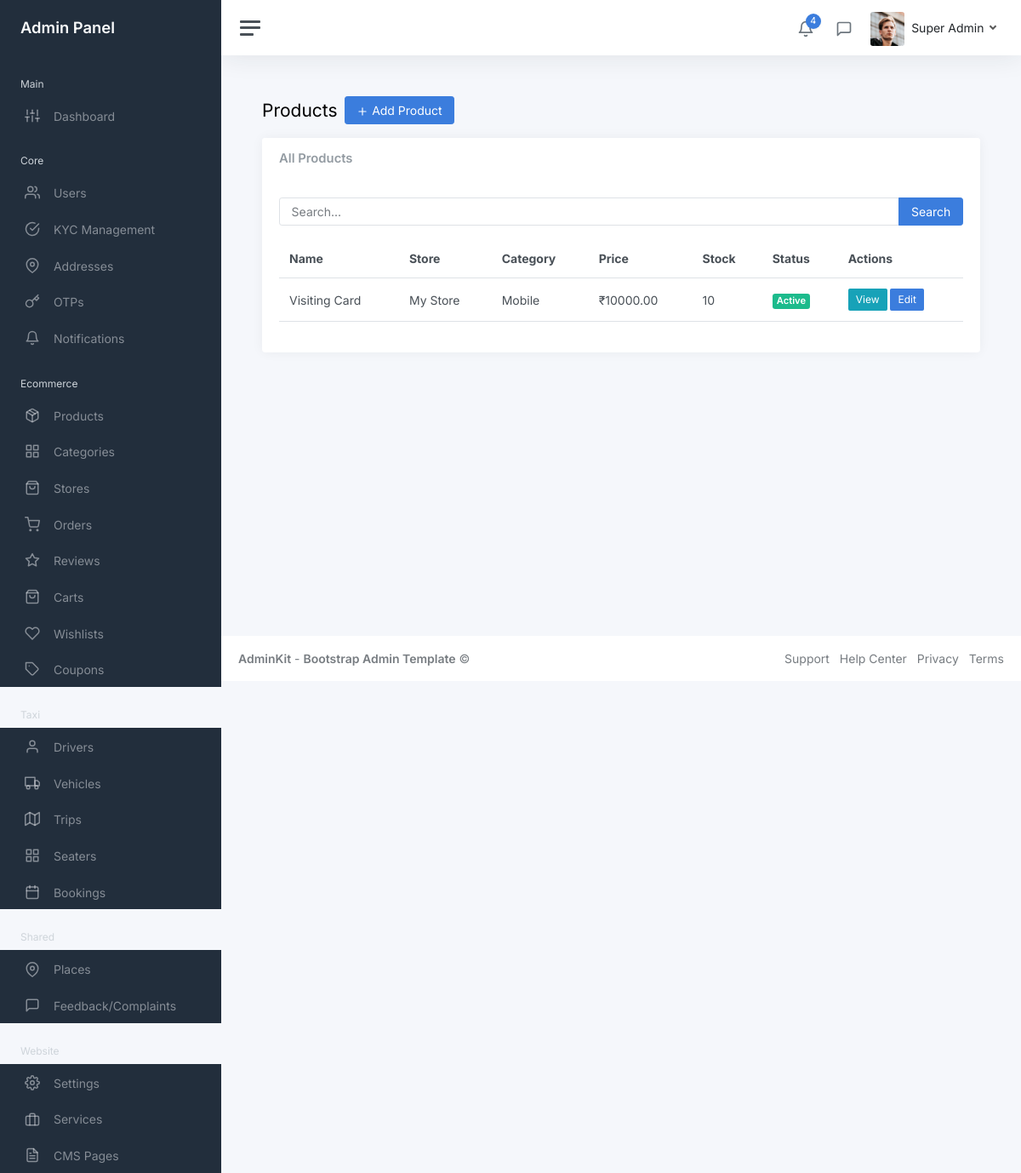
Screenshot of /myadmin/ecommerce/products/ (signed in) with the database file from the repository.
### core/models.py (models this page shows, shortened)
class User(AbstractUser):
    COUNTRY_CODE_CHOICES = [
        ('+977', '+977'),
        ('+91', '+91'),
    ]
    COUNTRY_CHOICES = [
        ('Nepal', 'Nepal'),
        ('India', 'India'),
    ]
    phone = models.CharField(max_length=15, unique=True)
    name = models.CharField(max_length=100)
    email = models.EmailField(blank=True, null=True)
    country_code = models.CharField(max_length=5, choices=COUNTRY_CODE_CHOICES, default='+977')
    country = models.CharField(max_length=10, choices=COUNTRY_CHOICES, default='Nepal')
    fcm_token = models.CharField(max_length=255, blank=True, null=True)
    profile_picture = models.ImageField(upload_to='profile_pictures/', blank=True, null=True)
    national_id = models.CharField(max_length=50, blank=True, null=True, help_text='National ID number')
    national_id_document = models.ImageField(upload_to='kyc_documents/', blank=True, null=True, help_text='National ID document image')
    pan_no = models.CharField(max_length=20, blank=True, null=True, help_text='PAN (Permanent Account Number)')
    pan_document = models.ImageField(upload_to='kyc_documents/', blank=True, null=True, help_text='PAN document image')
    is_kyc_verified = models.BooleanField(default=False, help_text='Whether KYC has been verified by admin')
    kyc_submitted_at = models.DateTimeField(blank=True, null=True, help_text='When user submitted KYC information')
    kyc_verified_at = models.DateTimeField(blank=True, null=True, help_text='When KYC was verified by admin')
    kyc_rejected_at = models.DateTimeField(blank=True, null=True, help_text='When KYC was rejected by admin')
    kyc_rejection_reason = models.TextField(blank=True, null=True, help_text='Reason for KYC rejection')
    created_at = models.DateTimeField(auto_now_add=True)
    updated_at = models.DateTimeField(auto_now=True)
    first_name = None
    last_name = None
    objects = UserManager()
    USERNAME_FIELD = 'phone'
    REQUIRED_FIELDS = ['name']
    class Meta:
        ordering = ['-created_at']

### ecommerce/models.py (models this page shows, shortened)
class Product(models.Model):
    name = models.CharField(max_length=200)
    description = models.TextField()
    store = models.ForeignKey(Store, on_delete=models.CASCADE, related_name='products')
    category = models.ForeignKey(Category, on_delete=models.CASCADE, related_name='products')
    price = models.DecimalField(max_digits=10, decimal_places=2, validators=[MinValueValidator(0)])
    compare_price = models.DecimalField(max_digits=10, decimal_places=2, blank=True, null=True, validators=[MinValueValidator(0)])
    sku = models.CharField(max_length=100, unique=True)
    stock_quantity = models.PositiveIntegerField(default=0)
    is_active = models.BooleanField(default=True)
    is_featured = models.BooleanField(default=False)
    weight = models.DecimalField(max_digits=8, decimal_places=2, blank=True, null=True, validators=[MinValueValidator(0)])
    dimensions = models.CharField(max_length=50, blank=True)  # e.g., "10x5x3 inches"
    created_at = models.DateTimeField(auto_now_add=True)
    updated_at = models.DateTimeField(auto_now=True)
    class Meta:
        ordering = ['-created_at']

class Store(models.Model):
    name = models.CharField(max_length=100)
    description = models.TextField(blank=True)
    owner = models.ForeignKey(User, on_delete=models.CASCADE, related_name='stores')
    logo = models.ImageField(upload_to='store_logos/', blank=True, null=True)
    banner = models.ImageField(upload_to='store_banners/', blank=True, null=True)
    address = models.TextField()
    phone = models.CharField(max_length=20)
    email = models.EmailField()
    is_active = models.BooleanField(default=True)
    created_at = models.DateTimeField(auto_now_add=True)
    updated_at = models.DateTimeField(auto_now=True)
    class Meta:
        ordering = ['-created_at']

class Category(models.Model):
    name = models.CharField(max_length=100, unique=True)
    description = models.TextField(blank=True)
    image = models.ImageField(upload_to='categories/', blank=True, null=True)
    parent = models.ForeignKey('self', on_delete=models.CASCADE, null=True, blank=True, related_name='subcategories')
    is_active = models.BooleanField(default=True)
    created_at = models.DateTimeField(auto_now_add=True)
    class Meta:
        verbose_name_plural = "Categories"
        ordering = ['name']

### myadmin/views/ecommerce/product_views.py (the view)
# urls.py: path('products/', product_views.ProductListView.as_view(), name='product_list'),
class ProductListView(StaffRequiredMixin, ListView):
    model = Product
    template_name = 'admin/ecommerce/product_list.html'
    context_object_name = 'products'
    paginate_by = 20
    def get_queryset(self):
        queryset = Product.objects.select_related('store', 'category').order_by('-created_at')
        search = self.request.GET.get('search')
        if search:
            queryset = queryset.filter(
                Q(name__icontains=search) |
                Q(sku__icontains=search) |
                Q(store__name__icontains=search)
            )
        return queryset
    def get_context_data(self, **kwargs):
        context = super().get_context_data(**kwargs)
        context['search'] = self.request.GET.get('search', '')
        return context
    def get(self, request, *args, **kwargs):
        if request.GET.get('export') == 'csv':
            queryset = self.get_queryset()
            return export_products_csv(queryset)
        return super().get(request, *args, **kwargs)

### myadmin/mixins.py (called while the page is built)
    def test_func(self):
        return self.request.user.is_staff

### myadmin/templates/admin/ecommerce/product_list.html (shortened to what this page needs)
{% extends 'admin/layouts/base.html' %}
{% block content %}
<div class="container-fluid p-0">
    <div class="mb-3"><h1 class="h3 d-inline align-middle">Products</h1><a class="btn btn-primary ms-2" href="{% url 'myadmin:ecommerce:product_create' %}"><i class="align-middle" data-feather="plus"></i> Add Product</a></div>
    <div class="row"><div class="col-12"><div class="card"><div class="card-header"><h5 class="card-title mb-0">All Products</h5></div><div class="card-body">
        <form method="get" class="mb-3"><div class="input-group"><input type="text" class="form-control" name="search" placeholder="Search..." value="{{ search }}"><button class="btn btn-primary" type="submit">Search</button></div></form>
        <table class="table table-hover"><thead><tr><th>Name</th><th>Store</th><th>Category</th><th>Price</th><th>Stock</th><th>Status</th><th>Actions</th></tr></thead><tbody>
            {% for product in products %}<tr><td>{{ product.name }}</td><td>{{ product.store.name }}</td><td>{{ product.category.name }}</td><td>₹{{ product.price }}</td><td>{{ product.stock_quantity }}</td><td>{% if product.is_active %}<span class="badge bg-success">Active</span>{% else %}<span class="badge bg-danger">Inactive</span>{% endif %}</td><td><a href="{% url 'myadmin:ecommerce:product_detail' product.pk %}" class="btn btn-sm btn-info">View</a> <a href="{% url 'myadmin:ecommerce:product_update' product.pk %}" class="btn btn-sm btn-primary">Edit</a></td></tr>{% empty %}<tr><td colspan="7" class="text-center">No products found</td></tr>{% endfor %}
        </tbody></table>
    </div></div></div></div>
</div>
{% endblock %}

### templates/admin/layouts/header.html (shortened to what this page needs)
{% load static %}
<nav class="navbar navbar-expand navbar-light navbar-bg">
    <a class="sidebar-toggle js-sidebar-toggle"><i class="hamburger align-self-center"></i></a>
    <div class="navbar-collapse collapse">
      <ul class="navbar-nav navbar-align">
        <li class="nav-item dropdown">
          <a class="nav-icon dropdown-toggle" href="#" id="alertsDropdown" data-bs-toggle="dropdown">
            <div class="position-relative">
              <i class="align-middle" data-feather="bell"></i>
              <span class="indicator">4</span>
            </div>
          </a>
        </li>
        <li class="nav-item dropdown">
          <a class="nav-icon dropdown-toggle" href="#" id="messagesDropdown" data-bs-toggle="dropdown">
            <div class="position-relative">
              <i class="align-middle" data-feather="message-square"></i>
            </div>
          </a>
        </li>
        <li class="nav-item dropdown">
          <a class="nav-link dropdown-toggle d-none d-sm-inline-block" href="#" data-bs-toggle="dropdown">
            {% if user.profile_picture %}
              <img src="{{ user.profile_picture.url }}" class="avatar img-fluid rounded me-1" alt="{{ user.name }}" />
            {% else %}
              <img src="{% static 'myadmin/img/avatars/avatar.jpg' %}" class="avatar img-fluid rounded me-1" alt="{{ user.name }}" />
            {% endif %}
            <span class="text-dark">{{ user.name }}</span>
          </a>
        </li>
      </ul>
    </div>
  </nav>

### rows the page displays
User: name "Super Admin"
Product: name "Visiting Card", store.name "My Store", category.name "Mobile", price "10000.00", stock_quantity "10", is_active "Active"
